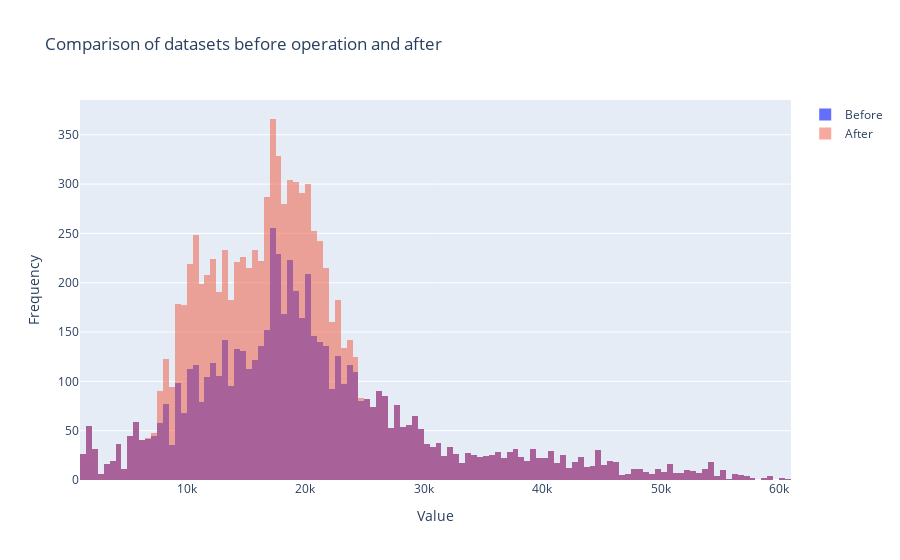

The notebook cell saved with this chart:
### Code cell
# Create subset
subset_df = df_resampled[(df_resampled[target] > 9000) & (df_resampled[target] < 23000)]
# Generate data
synthetic_df = synthesize_data(subset_df, 3000)
# Combine with original data
synthetic_df = pd.concat([df_resampled, synthetic_df])

# plot the difference
comparison_plot(df_resampled, synthetic_df)

### Figure 1 — Plotly figure (JSON) as saved in the notebook; plotly's stock layout.template omitted (floating-point values rounded to 4 significant figures; data arrays with more than 128 entries replaced by an {"elided": "..."} marker saying what was removed)
{"data": [{"bingroup": "1", "name": "Before", "type": "histogram", "x": {"elided": "6582 int values"}}, {"bingroup": "1", "name": "After", "opacity": 0.5, "type": "histogram", "x": {"elided": "9582 int values"}}], "layout": {"barmode": "overlay", "hovermode": "x unified", "title": {"text": "Comparison of datasets before operation and after"}, "xaxis": {"title": {"text": "Value"}}, "yaxis": {"title": {"text": "Frequency"}}}}
